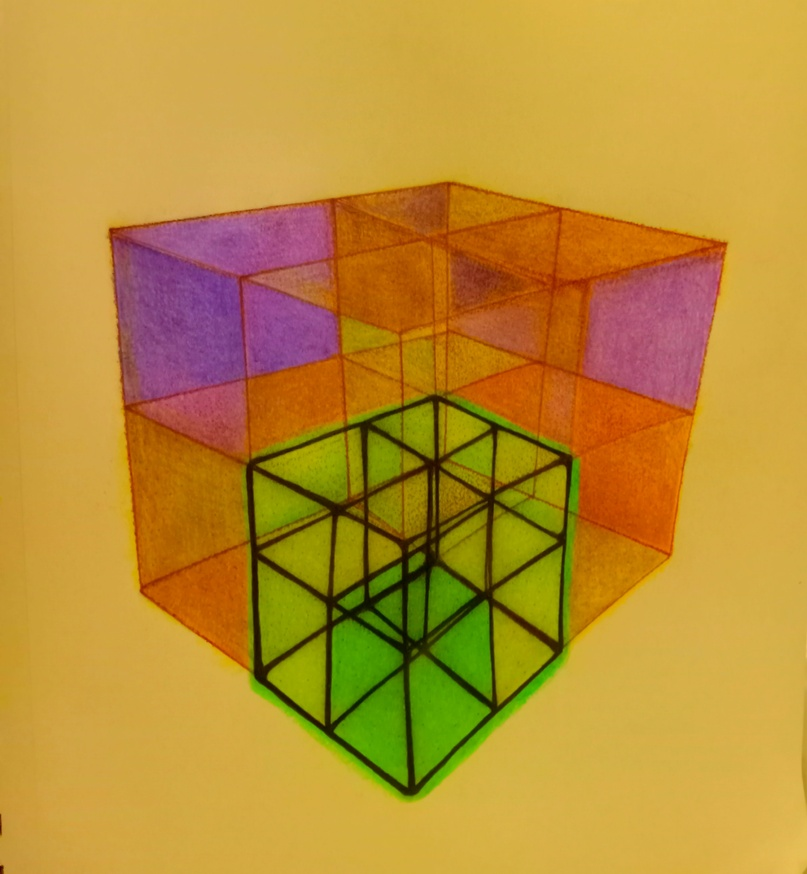
#> input picture abstract_drawing_karbytes_26december2025_p0.jpg, 807 x 874 px, shrunk from 2949 x 3193 before the run
$ python invert_image_rgb.py
#> lines starting #> are read from the running program, lines starting #| are printed output that depends on the picture
#########################################################################################
# file: invert_image_rgb.py
# type: Python
# date: 30_DECEMBER_2025
# author: karbytes
# license: PUBLIC_DOMAIN
#########################################################################################

from PIL import Image
import os

# Define the only function in this program.
def invert_image_rgb(input_image_path, output_image_path):

#> called with output_image_path = 'input_image_inverted.png'
    print("\n\n--------------------------------")
    print("\n\nThis Python program inverts the RGB color values of each pixel in an image.")
    print("\n\n--------------------------------")

    # Verify that the input file exists.
    if not os.path.isfile(input_image_path):
        print(f"\n\nERROR: Input image not found: {input_image_path}")
        print("\n\n--------------------------------\n\n")
        return

    # Open the image.
    image = Image.open(input_image_path)
#> image is the input picture: PIL image 807x874 RGB; mean R, G, B 186.5, 143.2, 51.5

    # Ensure the image is in RGB mode.
    image = image.convert("RGB")

    width, height = image.size
#> width = 807; height = 874
    pixels = image.load()

    print(f"\n\nProcessing image: {input_image_path}")
    print(f"Image size: {width} x {height}")
#| Image size: 807 x 874

    # Iterate over every pixel.
    for y in range(height):
        for x in range(width):
            r, g, b = pixels[x, y]

            # Invert RGB values.
            inverted_r = 255 - r
            inverted_g = 255 - g
            inverted_b = 255 - b

            pixels[x, y] = (inverted_r, inverted_g, inverted_b)
            #end of for loop definition

    # Save the modified image.
    image.save(output_image_path)
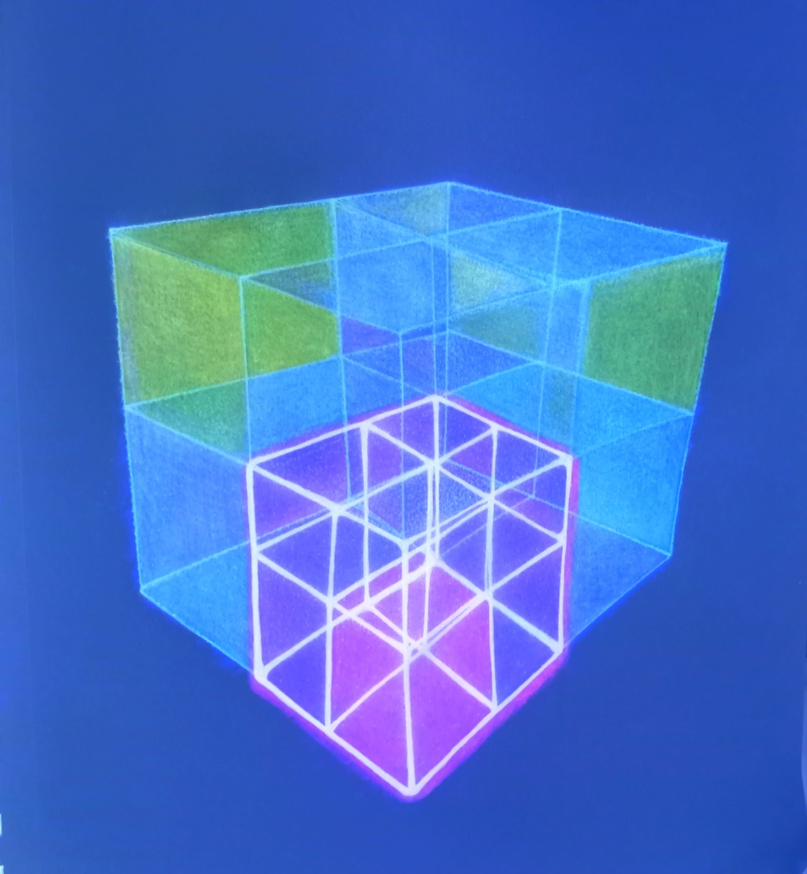
#> saved as input_image_inverted.png: PIL image 807x874 RGB; mean R, G, B 68.5, 111.8, 203.5

    print(f"\n\nInverted image written to: {output_image_path}")
    print("\n\n--------------------------------\n\n")
    # end of function definition

# Set file paths.
input_image_path = "abstract_drawing_karbytes_26december2025_p0.jpg"      # Replace with your actual image path.
output_image_path = "input_image_inverted.png"

# Execute the function defined in this program file.
invert_image_rgb(input_image_path, output_image_path)

$ run again, with abstract_drawing_karbytes_14december2025_p0.jpg copied over abstract_drawing_karbytes_26december2025_p0.jpg
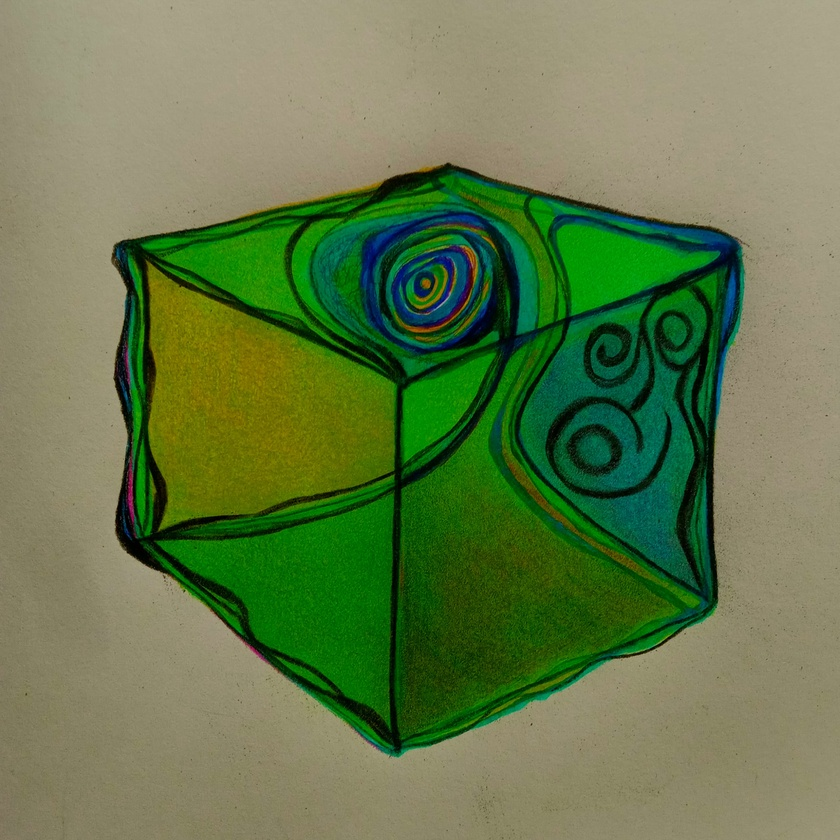
#> input picture abstract_drawing_karbytes_14december2025_p0.jpg, 840 x 840 px, shrunk from 2879 x 2879 before the run
#> in invert_image_rgb, image is the input picture: PIL image 840x840 RGB; mean R, G, B 100.8, 121.6, 75.3
#| Image size: 840 x 840
#> in invert_image_rgb, `image.save(output_image_path)`:
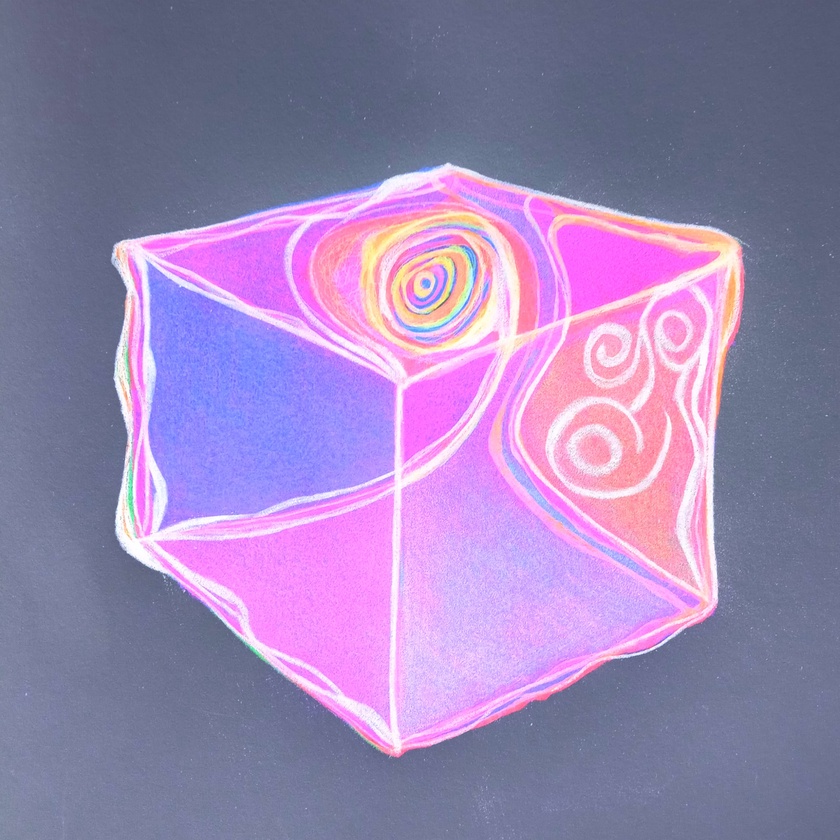
#> saved as input_image_inverted.png: PIL image 840x840 RGB; mean R, G, B 154.2, 133.4, 179.7

$ run again, with abstract_drawing_karbytes_14december2025_p1.jpg copied over abstract_drawing_karbytes_26december2025_p0.jpg
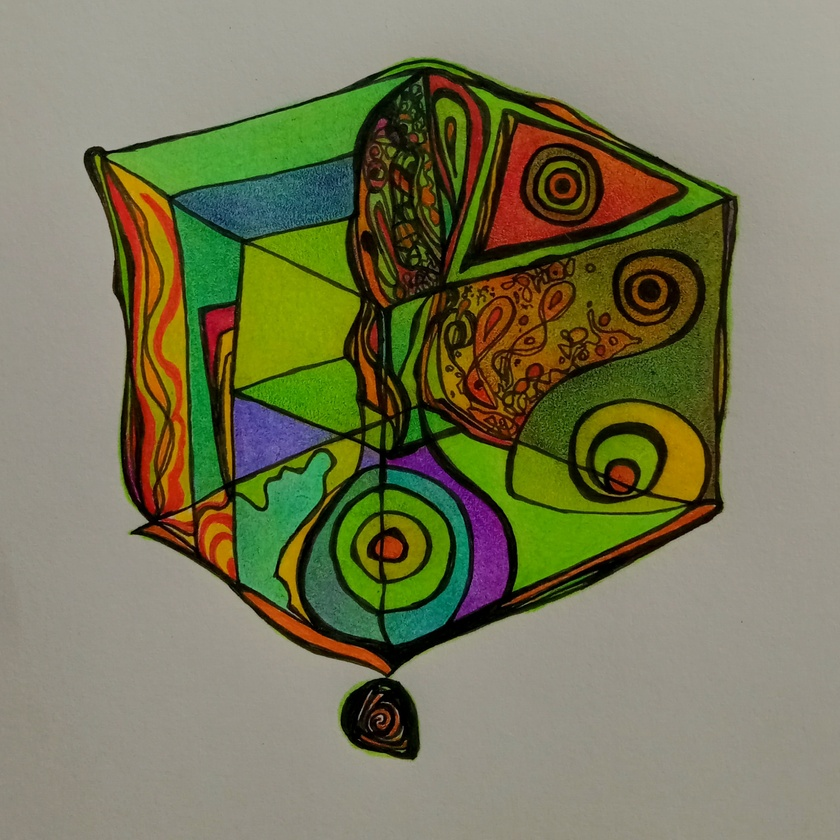
#> input picture abstract_drawing_karbytes_14december2025_p1.jpg, 840 x 840 px, shrunk from 2393 x 2393 before the run
#> in invert_image_rgb, image is the input picture: PIL image 840x840 RGB; mean R, G, B 120.1, 120.1, 88.7
#| Image size: 840 x 840
#> in invert_image_rgb, `image.save(output_image_path)`:
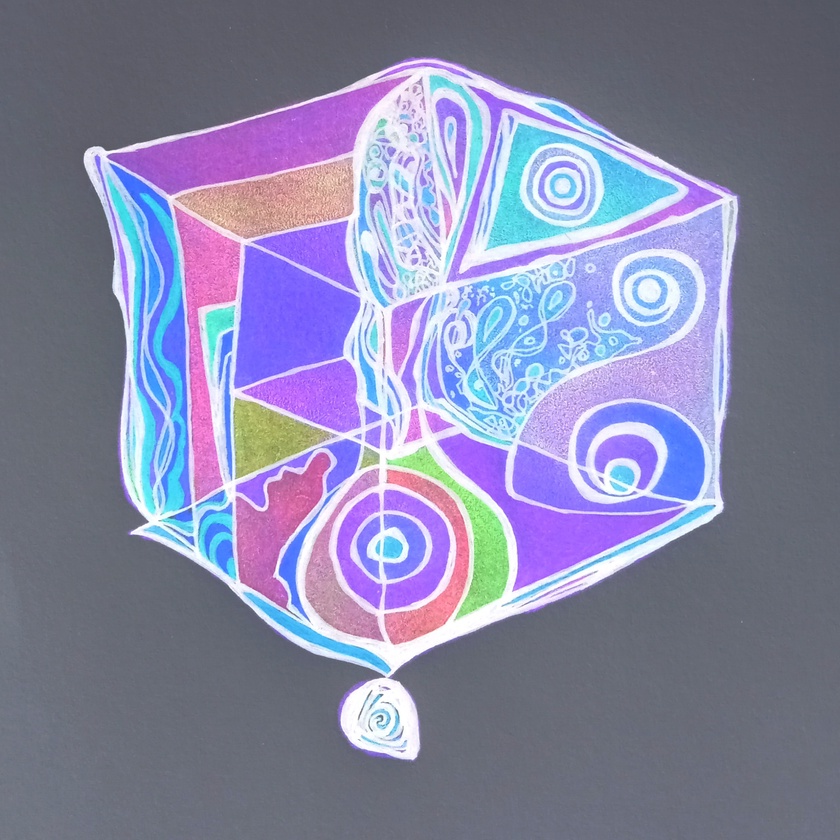
#> saved as input_image_inverted.png: PIL image 840x840 RGB; mean R, G, B 134.9, 134.9, 166.3

$ run again, with abstract_drawing_karbytes_22december2025_p0.jpg copied over abstract_drawing_karbytes_26december2025_p0.jpg
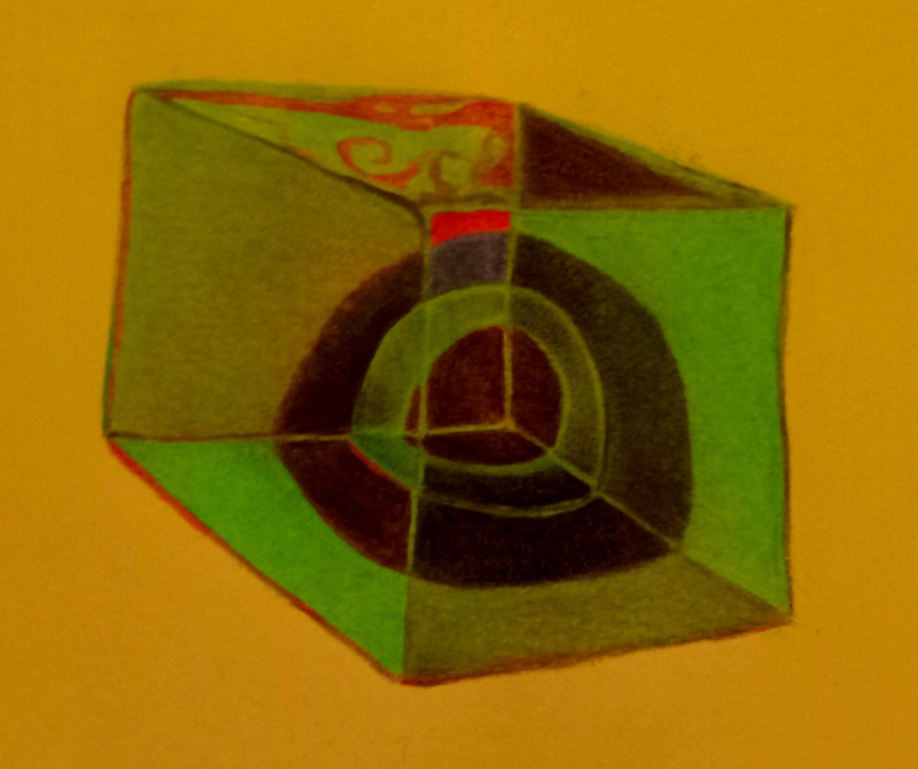
#> input picture abstract_drawing_karbytes_22december2025_p0.jpg, 918 x 769 px, shrunk from 1958 x 1641 before the run
#> in invert_image_rgb, image is the input picture: PIL image 918x769 RGB; mean R, G, B 141.4, 104.6, 2.7
#| Image size: 918 x 769
#> in invert_image_rgb, `image.save(output_image_path)`:
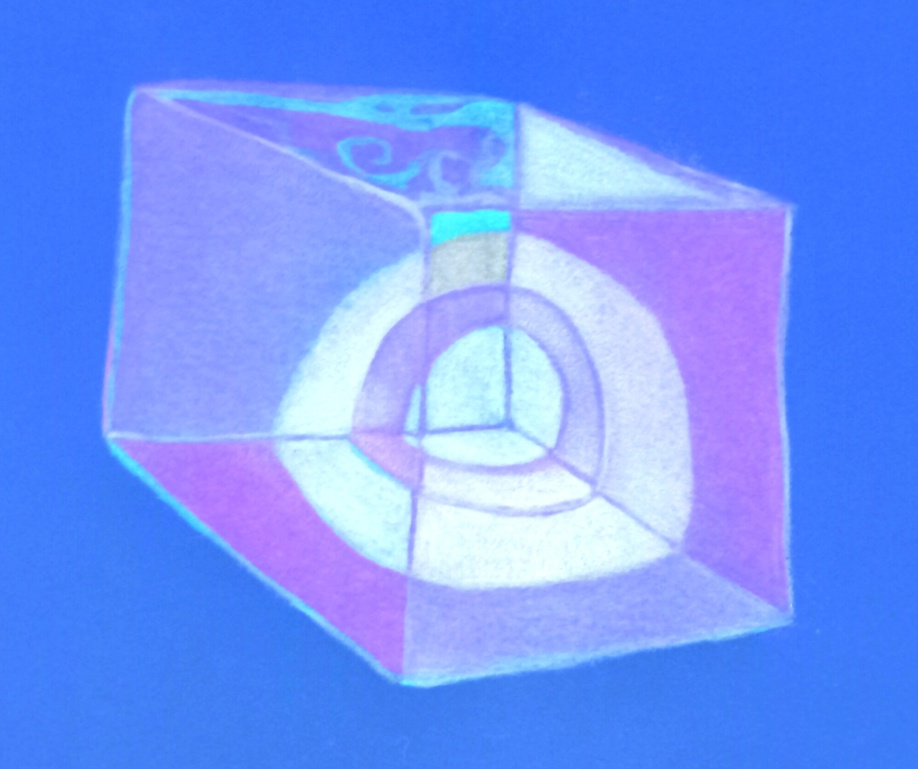
#> saved as input_image_inverted.png: PIL image 918x769 RGB; mean R, G, B 113.6, 150.4, 252.3
